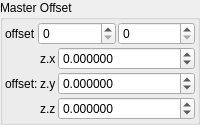
    <widget class="QGroupBox" name="groupBox_6">
     <property name="title">
      <string>Master Offset</string>
     </property>
     <layout class="QVBoxLayout" name="verticalLayout_8" stretch="0,0">
      <property name="spacing">
       <number>2</number>
      </property>
      <property name="leftMargin">
       <number>2</number>
      </property>
      <property name="topMargin">
       <number>2</number>
      </property>
      <property name="rightMargin">
       <number>2</number>
      </property>
      <property name="bottomMargin">
       <number>2</number>
      </property>
      <item>
       <layout class="QGridLayout" name="gridLayout_14" columnstretch="0,1,1">
        <property name="spacing">
         <number>2</number>
        </property>
        <item row="0" column="0">
         <widget class="QLabel" name="label_115">
          <property name="text">
           <string>offset</string>
          </property>
         </widget>
        </item>
        <item row="0" column="1">
         <widget class="MySpinBox" name="spinboxInt_transf_start_iterations_H">
          <property name="sizePolicy">
           <sizepolicy hsizetype="Minimum" vsizetype="Maximum">
            <horstretch>0</horstretch>
            <verstretch>0</verstretch>
           </sizepolicy>
          </property>
          <property name="maximum">
           <number>999</number>
          </property>
         </widget>
        </item>
        <item row="0" column="2">
         <widget class="MySpinBox" name="spinboxInt_transf_stop_iterations_H">
          <property name="sizePolicy">
           <sizepolicy hsizetype="Minimum" vsizetype="Maximum">
            <horstretch>0</horstretch>
            <verstretch>0</verstretch>
           </sizepolicy>
          </property>
          <property name="maximum">
           <number>999</number>
          </property>
         </widget>
        </item>
       </layout>
      </item>
      <item>
       <layout class="QGridLayout" name="gridLayout_3" columnstretch="0,0,1">
        <property name="spacing">
         <number>2</number>
        </property>
        <item row="5" column="2">
         <widget class="MyDoubleSpinBox" name="spinbox3_transf_offset_001_z">
          <property name="sizePolicy">
           <sizepolicy hsizetype="Minimum" vsizetype="Maximum">
            <horstretch>0</horstretch>
            <verstretch>0</verstretch>
           </sizepolicy>
          </property>
          <property name="prefix">
           <string/>
          </property>
          <property name="suffix">
           <string/>
          </property>
          <property name="decimals">
           <number>6</number>
          </property>
          <property name="minimum">
           <double>-99.989999999999995</double>
          </property>
          <property name="maximum">
           <double>99.989999999999995</double>
          </property>
          <property name="singleStep">
           <double>0.100000000000000</double>
          </property>
         </widget>
        </item>
        <item row="4" column="1">
         <widget class="QLabel" name="label_127">
          <property name="text">
           <string notr="true">z.y</string>
          </property>
         </widget>
        </item>
        <item row="3" column="2">
         <widget class="MyDoubleSpinBox" name="spinbox3_transf_offset_001_x">
          <property name="sizePolicy">
           <sizepolicy hsizetype="Minimum" vsizetype="Maximum">
            <horstretch>0</horstretch>
            <verstretch>0</verstretch>
           </sizepolicy>
          </property>
          <property name="prefix">
           <string/>
          </property>
          <property name="suffix">
           <string/>
          </property>
          <property name="decimals">
           <number>6</number>
          </property>
          <property name="minimum">
           <double>-99.989999999999995</double>
          </property>
          <property name="maximum">
           <double>99.989999999999995</double>
          </property>
          <property name="singleStep">
           <double>0.100000000000000</double>
          </property>
         </widget>
        </item>
        <item row="3" column="1">
         <widget class="QLabel" name="label_128">
          <property name="text">
           <string notr="true">z.x</string>
          </property>
         </widget>
        </item>
        <item row="5" column="1">
         <widget class="QLabel" name="label_129">
          <property name="text">
           <string notr="true">z.z</string>
          </property>
         </widget>
        </item>
        <item row="4" column="2">
         <widget class="MyDoubleSpinBox" name="spinbox3_transf_offset_001_y">
          <property name="sizePolicy">
           <sizepolicy hsizetype="Minimum" vsizetype="Maximum">
            <horstretch>0</horstretch>
            <verstretch>0</verstretch>
           </sizepolicy>
          </property>
          <property name="prefix">
           <string/>
          </property>
          <property name="suffix">
           <string/>
          </property>
          <property name="decimals">
           <number>6</number>
          </property>
          <property name="minimum">
           <double>-99.989999999999995</double>
          </property>
          <property name="maximum">
           <double>99.989999999999995</double>
          </property>
          <property name="singleStep">
           <double>0.100000000000000</double>
          </property>
         </widget>
        </item>
        <item row="3" column="0" rowspan="3">
         <widget class="QLabel" name="label_110">
          <property name="text">
           <string>offset:</string>
          </property>
         </widget>
        </item>
       </layout>
      </item>
     </layout>
    </widget>
